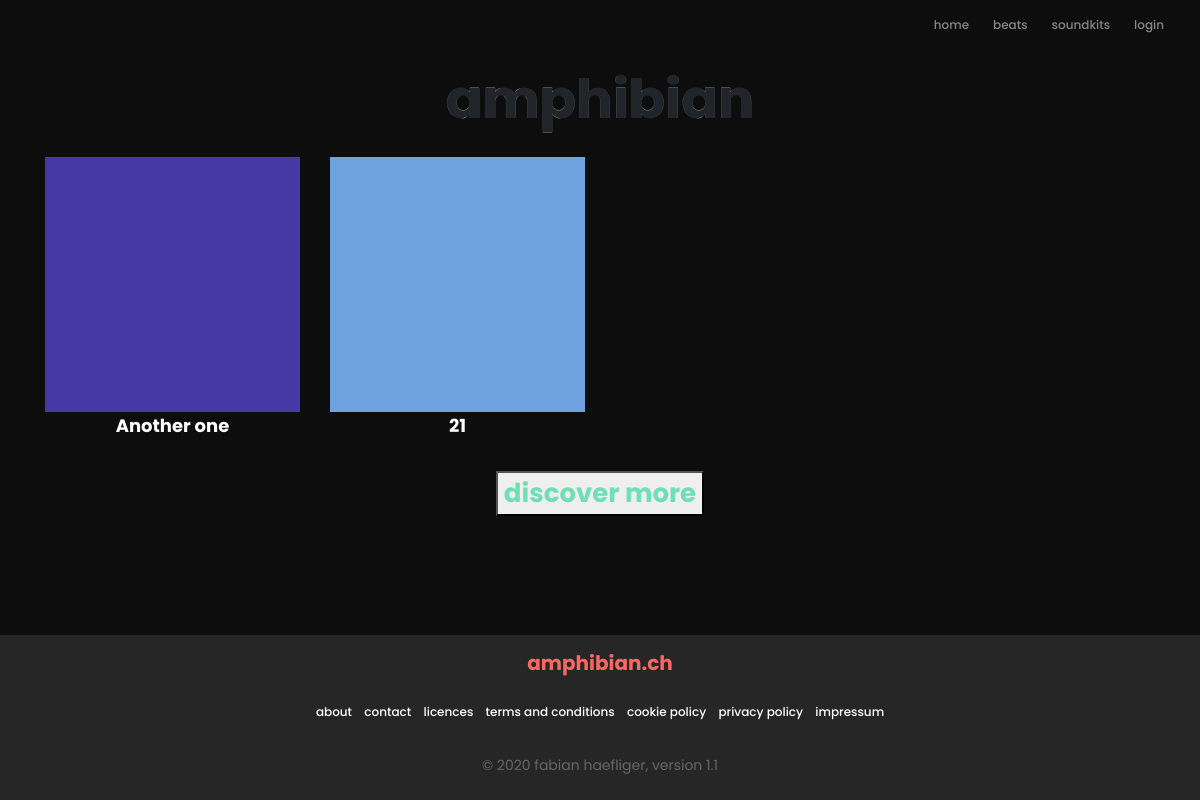
The page / on the database its author committed.
### cart/models.py (models this page shows, shortened)
class Product(models.Model):
    title = models.CharField(max_length=50)
    slug = models.SlugField()
    description = models.TextField()
    image = models.ImageField(upload_to='product_images')
    file = models.FileField(upload_to='product_files')
    created = models.DateTimeField(auto_now_add=True)
    updated = models.DateTimeField(auto_now=True)
    active = models.BooleanField(default=False)
    soundkit = models.BooleanField(default=False)
    licence_variation = models.ManyToManyField(LicenceVariation)
    def get_absolute_url(self):
        return reverse("cart:product-detail", kwargs={'slug': self.slug})
    def is_soundkit(self):
        return self.soundkit

### cart/views.py (the view)
# urls.py: path('', ProductHomeView.as_view(), name='home'),
class ProductHomeView(generic.ListView):
    template_name = 'cart/home.html'
    queryset = Product.objects.all()
    context_object_name = 'products'
    ordering = ['-created']
    paginate_by = 12

### templates/cart/home.html
{% extends "base.html" %}
{% block content %}
<h1>amphibian</h1>
<div class="container">
      <div class="row">
          {% for product in products %}
          {% if not product.is_soundkit %}
          <div class="col-lg-3 text-center">
              <img src="{{product.image.url}}" alt="beat-cover" class="img-fluid img-cover">
              <a href="{{ product.get_absolute_url }}" >
                  <h3 id="title-link">{{ product.title }}</h3>
              </a>
          </div>
          {% endif %}
          {% endfor %}
      </div>
    <br>
    <div class="row">
        <div class="mx-auto">
            <a href="{% url 'cart:product-list' %}">
                <button id="amphibian-button-primary">
                    <h2 id="discover-more">discover more</h2>
                </button>
            </a>
        </div>
    </div>
</div>
{% endblock %}

### static/style.css (style rules this page uses)
:root { --black: #0c0d0c; --light-black: #252625; --light-green: #6fdfb6; --light-gray: #cdcdcd; --medium-gray: #b4b4b4; --normal-gray: #818181; --dark-gray: #676767; --orange: #FF6565; }
* { margin: 0; border-radius: 0 !important; }
body, wrapper { min-height:100vh; }
html, body { font-family: Poppins; background-color: var(--black) !important; height: 100%; width: 100%; }
h1 { font-style: normal; font-weight: bold; font-size: 54px; line-height: 99px; -webkit-text-stroke: 0.1px white; text-align: center; }
h2 { font-family: Poppins; font-style: normal; font-weight: bold; font-size: 26px; line-height: normal; color: white; }
h3 { font-style: normal; font-weight: bold; font-size: 18px; line-height: 27px; color: white; }
a { font-family: Poppins; font-style: normal; font-weight: 500; font-size: 12px; line-height: normal; color: var(--white); }
#discover-more { color: var(--light-green); margin-bottom: 0px; }
#title-link { text-align: center; }

### rows shown on the page
Product: image (picture), title "Another one"
Product: image (picture), title "21"
